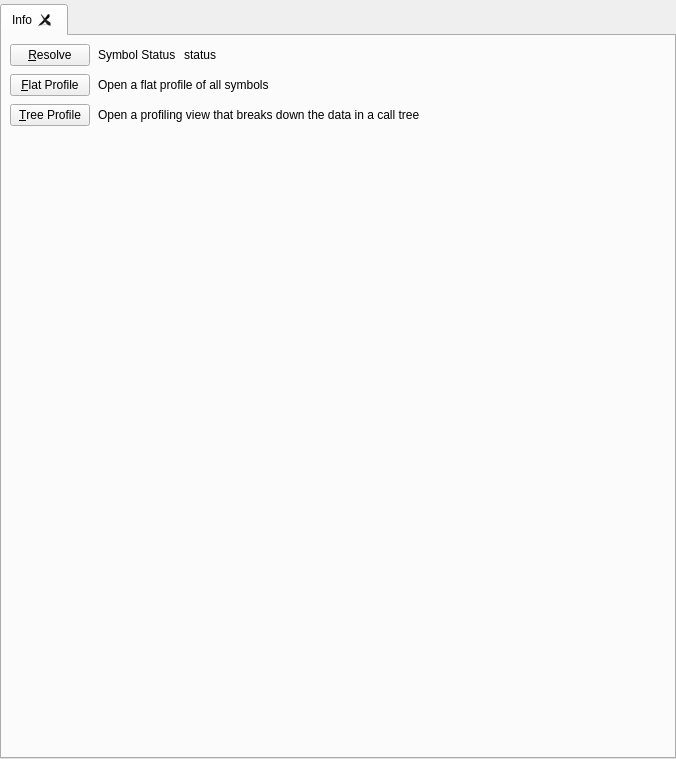
<?xml version="1.0" encoding="UTF-8"?>
<ui version="4.0">
 <class>TraceTab</class>
 <widget class="QWidget" name="TraceTab">
  <property name="geometry">
   <rect>
    <x>0</x>
    <y>0</y>
    <width>676</width>
    <height>759</height>
   </rect>
  </property>
  <property name="windowTitle">
   <string>Form</string>
  </property>
  <layout class="QVBoxLayout" name="verticalLayout">
   <property name="leftMargin">
    <number>0</number>
   </property>
   <property name="topMargin">
    <number>4</number>
   </property>
   <property name="rightMargin">
    <number>0</number>
   </property>
   <property name="bottomMargin">
    <number>0</number>
   </property>
   <item>
    <widget class="QTabWidget" name="m_TabWidget">
     <property name="currentIndex">
      <number>0</number>
     </property>
     <property name="tabsClosable">
      <bool>true</bool>
     </property>
     <widget class="QWidget" name="m_InfoTab">
      <attribute name="title">
       <string>Info</string>
      </attribute>
      <layout class="QVBoxLayout" name="verticalLayout_2">
       <property name="spacing">
        <number>8</number>
       </property>
       <property name="leftMargin">
        <number>8</number>
       </property>
       <property name="topMargin">
        <number>8</number>
       </property>
       <property name="rightMargin">
        <number>8</number>
       </property>
       <property name="bottomMargin">
        <number>8</number>
       </property>
       <item>
        <layout class="QHBoxLayout" name="horizontalLayout">
         <item>
          <widget class="QPushButton" name="m_ResolveSymbolsButton">
           <property name="text">
            <string>&amp;Resolve</string>
           </property>
           <property name="shortcut">
            <string>Ctrl+R</string>
           </property>
          </widget>
         </item>
         <item>
          <widget class="QLabel" name="m_StatusLabel">
           <property name="text">
            <string>Symbol Status</string>
           </property>
          </widget>
         </item>
         <item>
          <widget class="QLabel" name="m_SymbolStatus">
           <property name="text">
            <string>status</string>
           </property>
          </widget>
         </item>
         <item>
          <spacer name="horizontalSpacer">
           <property name="orientation">
            <enum>Qt::Horizontal</enum>
           </property>
           <property name="sizeHint" stdset="0">
            <size>
             <width>456</width>
             <height>20</height>
            </size>
           </property>
          </spacer>
         </item>
        </layout>
       </item>
       <item>
        <layout class="QHBoxLayout" name="horizontalLayout_2">
         <item>
          <widget class="QPushButton" name="m_FlatProfileButton">
           <property name="text">
            <string>&amp;Flat Profile</string>
           </property>
           <property name="shortcut">
            <string>Ctrl+F</string>
           </property>
          </widget>
         </item>
         <item>
          <widget class="QLabel" name="label">
           <property name="text">
            <string>Open a flat profile of all symbols</string>
           </property>
          </widget>
         </item>
         <item>
          <spacer name="horizontalSpacer_2">
           <property name="orientation">
            <enum>Qt::Horizontal</enum>
           </property>
           <property name="sizeHint" stdset="0">
            <size>
             <width>228</width>
             <height>20</height>
            </size>
           </property>
          </spacer>
         </item>
        </layout>
       </item>
       <item>
        <layout class="QHBoxLayout" name="horizontalLayout_3">
         <item>
          <widget class="QPushButton" name="m_TreeProfileButton">
           <property name="text">
            <string>&amp;Tree Profile</string>
           </property>
          </widget>
         </item>
         <item>
          <widget class="QLabel" name="label_2">
           <property name="text">
            <string>Open a profiling view that breaks down the data in a call tree</string>
           </property>
          </widget>
         </item>
         <item>
          <spacer name="horizontalSpacer_3">
           <property name="orientation">
            <enum>Qt::Horizontal</enum>
           </property>
           <property name="sizeHint" stdset="0">
            <size>
             <width>228</width>
             <height>20</height>
            </size>
           </property>
          </spacer>
         </item>
        </layout>
       </item>
       <item>
        <spacer name="verticalSpacer">
         <property name="orientation">
          <enum>Qt::Vertical</enum>
         </property>
         <property name="sizeHint" stdset="0">
          <size>
           <width>20</width>
           <height>627</height>
          </size>
         </property>
        </spacer>
       </item>
      </layout>
     </widget>
    </widget>
   </item>
  </layout>
 </widget>
 <resources/>
 <connections/>
</ui>
